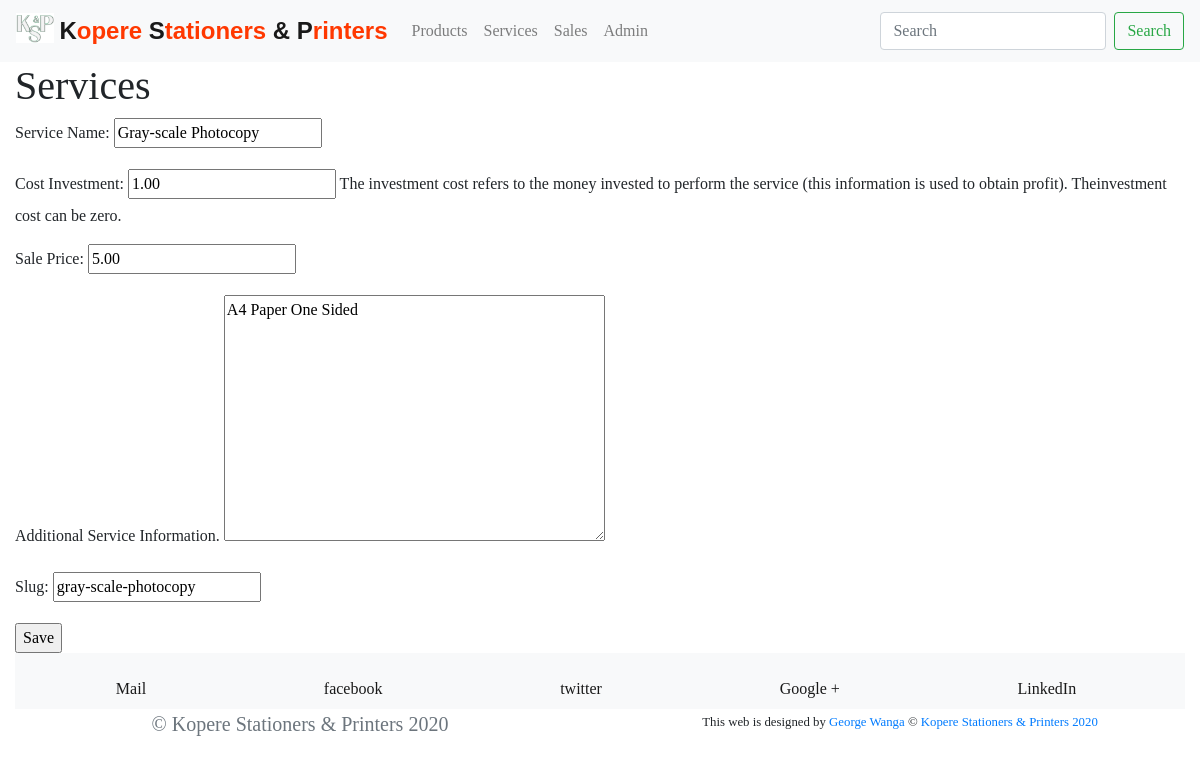
Screenshot of /services/gray-scale-photocopy/update/ with the database file from the repository.
### services/models.py (models this page shows, shortened)
class Services(models.Model):
    name = models.CharField(
        verbose_name=_('Service Name'),
        max_length=32,
    )
    inv_cost = models.DecimalField(
        verbose_name=_('Cost Investment'),
        decimal_places=2,
        max_digits=19,
        default=0,
        help_text=_('The investment cost refers to the money invested to perform the service (this information is used to obtain profit). Theinvestment cost can be zero.'),
    )
    sal_price = models.DecimalField(
        verbose_name=_('Sale Price'),
        decimal_places=2,
        max_digits=19,
        default=0,
    )
    info = models.TextField(
        verbose_name=_('Additional Service Information.'),
        null=True,
        blank=True,
    )
    pub_date = models.DateTimeField(
        verbose_name=_('Date Added'),
        auto_now=True
    )
    slug = AutoSlugField(populate_from='name', unique_with='pub_date__month')

### services/views.py (the view)
# urls.py: path('<slug:slug>/update/', views.Update.as_view(), name='update'),
class Update(generic.UpdateView):
    model = Services
    fields = '__all__'

### services/templates/services/services_form.html
{% extends "services/base.html" %}
{% block services_body %}
<form method="post">{% csrf_token %}
    {{ form.as_p }}
    <input type="submit" value="Save">
</form>
{% endblock services_body %}

### rows the page displays
Services: name "Gray-scale Photocopy", inv_cost "1.00", sal_price "5.00", info "A4 Paper One Sided", slug "gray-scale-photocopy"

### other values shown
{{ company_name }} "Kopere Stationers & Printers"
